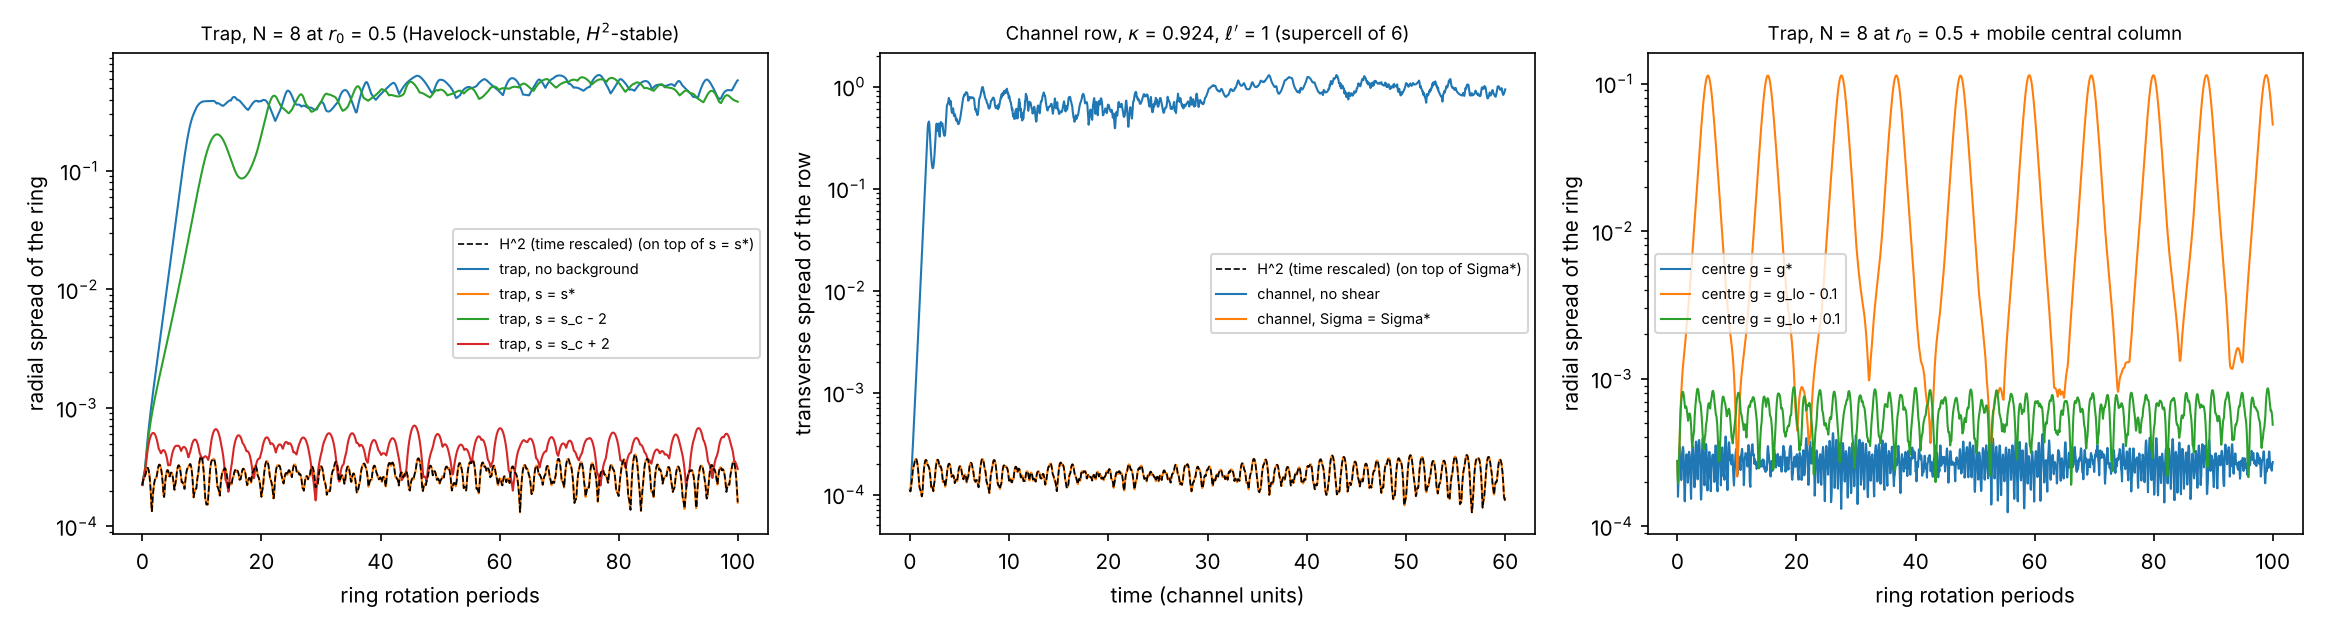

The script that saved this image:
"""Nonlinear design simulations (passive background flow), and the realisable version with a central column.

TRAP. N = 8 columns (circulation 2 pi each) on a ring of radius r0 = 0.5 in a unit-radius trap. Havelock: unstable
(N >= 7). H^2: stable (r0 > r0* = 0.2595). Background: a centrally peaked, monotone (Rayleigh-stable) same-sign vorticity
    zeta_b(r) = A (1 - r^2),  A = 2 s / r0^2,  which has  zeta_mean_inside(r0) - zeta_b(r0) = s = r dOmega_b/dr at r0.
Runs: (i) H^2 itself (disk model, mobility ((1 - r^2)/2)^2); (ii) trap, no background; (iii) trap, s = s*;
(iv) trap, s = s_c - 2 (just below threshold); (v) trap, s = s_c + 2.
CHANNEL. Row at alpha = pi/8 (kappa = 0.924) with spacing l' = 1 (H^2-stable: threshold 0.529), supercell of M = 6,
width pi: (i) H^2 (strip model), (ii) channel, (iii) channel + uniform background vorticity -Sigma* (Couette shear Sigma*).
The background is held fixed (axisymmetric / uniform). For the channel, uniform vorticity is exactly invariant under
any incompressible flow, so (iii) is an exact solution of 2D Euler with point vortices. For the trap a non-uniform
background is not invariant; see active_background.py.
Usage: python nonlinear_sim.py  -> nonlinear_sim.out, nonlinear_sim.png"""
import sys, os; sys.path.insert(0, os.path.dirname(os.path.abspath(__file__)))
import numpy as np
from scipy.integrate import solve_ivp
from ring_blocks import S_window, S_trap, S_H2

# ---------------- trap ----------------
def disk_rhs(mode, N, A=0.0):
    def f(t, Z):
        z = Z[:N] + 1j*Z[N:]
        zi, zj = z[:, None], z[None, :]
        with np.errstate(divide='ignore', invalid='ignore'):
            g = -zj/(1 - np.conj(zi)*zj) - 1/np.conj(zi - zj)
        np.fill_diagonal(g, 0); g = g.sum(axis=1)
        r2 = np.abs(z)**2
        if mode == 'H2':
            m = ((1 - r2)/2)**2
        else:
            m = 1.0
            g += -z/(1 - r2)                         # Robin: grad (1/2) ln(1 - r^2)
            g += -A*(0.5 - r2/4)*z                   # background: U_b' = -A (r/2 - r^3/4), grad = U_b' z/r
        return np.concatenate([m*g.imag, -m*g.real])
    return f

def ring_run(mode, N, r0, A, T, seed=0, eps=1e-4):
    rng = np.random.default_rng(seed); th = 2*np.pi*np.arange(N)/N
    z0 = r0*np.exp(1j*th) + eps*(rng.standard_normal(N) + 1j*rng.standard_normal(N))
    sol = solve_ivp(disk_rhs(mode, N, A), (0, T), np.concatenate([z0.real, z0.imag]), rtol=1e-10, atol=1e-12,
                    dense_output=True, method='DOP853')
    ts = np.linspace(0, T, 2000); Z = sol.sol(ts); z = Z[:N] + 1j*Z[N:]
    # shape deviation: spread of radii and of consecutive angular gaps
    r = np.abs(z); dev = np.maximum(r.max(axis=0) - r.min(axis=0), 0)
    return ts, dev

def trap_rhs_gam(gam):
    gam = np.asarray(gam, float); n = len(gam)
    def f(t, Z):
        z = Z[:n] + 1j*Z[n:]; zi, zj = z[:, None], z[None, :]
        with np.errstate(divide='ignore', invalid='ignore'):
            G = (-zj/(1 - np.conj(zi)*zj) - 1/np.conj(zi - zj))*gam[None, :]
        np.fill_diagonal(G, 0); g = G.sum(axis=1) - gam*z/(1 - np.abs(z)**2)
        return np.concatenate([g.imag, -g.real])
    return f

def center_run(N, r0, g, T, seed=0, eps=1e-4):
    rng = np.random.default_rng(seed); th = 2*np.pi*np.arange(N)/N
    z0 = np.append(r0*np.exp(1j*th), 0) + eps*(rng.standard_normal(N + 1) + 1j*rng.standard_normal(N + 1))
    sol = solve_ivp(trap_rhs_gam(np.append(np.ones(N), g)), (0, T), np.concatenate([z0.real, z0.imag]),
                    rtol=1e-10, atol=1e-12, dense_output=True, method='DOP853')
    ts = np.linspace(0, T, 2000); Z = sol.sol(ts); z = Z[:N] + 1j*Z[N + 1:2*N + 1]
    r = np.abs(z); return ts, r.max(axis=0) - r.min(axis=0)

# ---------------- channel ----------------
def strip_rhs(mode, M, period, Sigma=0.0, J=30):
    ks = np.arange(-J, J + 1)
    def f(t, Z):
        X, Y = Z[:M], Z[M:]
        dx = X[:, None, None] - X[None, :, None] - ks[None, None, :]*period
        dx = np.clip(dx, -600, 600)
        y1, y2 = Y[:, None, None], Y[None, :, None]
        ch, sh = np.cosh(dx), np.sinh(dx)
        P, Q = ch - np.cos(y1 + y2), ch - np.cos(y1 - y2)
        with np.errstate(divide='ignore', invalid='ignore'):
            Wx = 0.5*(sh/P - sh/Q); Wy = 0.5*(np.sin(y1 + y2)/P - np.sin(y1 - y2)/Q)
        self_mask = (np.eye(M)[:, :, None] == 1) & (ks[None, None, :] == 0)
        Wx = np.where(self_mask, 0, Wx); Wy = np.where(self_mask, 0, Wy)
        Wx = np.where(np.eye(M)[:, :, None] == 1, 0, Wx)   # self images exert no x-force
        Hx, Hy = Wx.sum(axis=(1, 2)), Wy.sum(axis=(1, 2))
        if mode == 'H2':
            m = np.sin(Y)**2
        else:
            m = 1.0; Hy = Hy + 0.5/np.tan(Y) + Sigma*Y          # Robin + Couette (U_b' = Sigma y up to a constant)
        return np.concatenate([m*Hy, -m*Hx])
    return f

def row_run(mode, alpha, lp, M, Sigma, T, seed=1, eps=1e-4):
    rng = np.random.default_rng(seed)
    X0 = np.arange(M)*lp + eps*rng.standard_normal(M); Y0 = alpha + eps*rng.standard_normal(M)
    sol = solve_ivp(strip_rhs(mode, M, M*lp, Sigma), (0, T), np.concatenate([X0, Y0]), rtol=1e-9, atol=1e-12,
                    dense_output=True, method='DOP853')
    ts = np.linspace(0, sol.t[-1], 1500); Z = sol.sol(ts)
    return ts, Z[M:].max(axis=0) - Z[M:].min(axis=0)

if __name__ == '__main__':
    out = []; P = lambda *a: (print(*a), out.append(' '.join(str(x) for x in a)))
    N, r0 = 8, 0.5
    Strap0 = S_trap(N, r0, 0.0); s_star = S_H2(N, r0) - Strap0; s_c = S_window(N, r0)[0] - Strap0
    P(f'TRAP N = {N}, r0 = {r0}: s* = {s_star:.4f}, s_c = {s_c:.4f}; background circulation for s*: pi s*/r0^2 = {np.pi*s_star/r0**2:.1f} '
      f'(columns: {2*np.pi*N:.1f})')
    # time unit: one ring rotation period in the trap with s = s* (Omega from the rhs)
    f = disk_rhs('trap', N, 2*s_star/r0**2); z = r0*np.exp(2j*np.pi*np.arange(N)/N)
    Om = f(0, np.concatenate([z.real, z.imag]))[N]/r0; Tp = 2*np.pi/abs(Om)
    scale = ((1 - r0**2)/2)**2
    runs = {'H^2 (time rescaled)': ('H2', 0.0, 1/scale), 'trap, no background': ('trap', 0.0, 1.0),
            'trap, s = s*': ('trap', 2*s_star/r0**2, 1.0),
            'trap, s = s_c - 2': ('trap', 2*(s_c - 2)/r0**2, 1.0), 'trap, s = s_c + 2': ('trap', 2*(s_c + 2)/r0**2, 1.0)}
    res = {}
    for name, (mode, A, tf) in runs.items():
        ts, dev = ring_run(mode, N, r0, A, 100*Tp*tf)
        res[name] = (ts/tf/Tp, dev)
        P(f'  {name:22s}: max radial spread over 100 periods = {dev.max():.2e} (initial {dev[0]:.1e})')
    P(f'  (period Tp = {Tp:.4f} in trap units at s = s*)')
    # channel
    al, lp, M = np.pi/8, 1.0, 6
    from channel_symbol_shim import Sigmas
    Sstar, Sc = Sigmas(al, lp)
    P(f'CHANNEL alpha = pi/8, l\' = {lp}: Sigma* = {Sstar:.4f}, Sigma_c = {Sc:.4f}')
    s2 = np.sin(al)**2; cres = {}
    for name, (mode, Sg, tf) in {'H^2 (time rescaled)': ('H2', 0, 1/s2), 'channel, no shear': ('ch', 0, 1.0),
                                 'channel, Sigma = Sigma*': ('ch', Sstar, 1.0)}.items():
        ts, dev = row_run(mode, al, lp, M, Sg, 60*tf)
        cres[name] = (ts/tf, dev)
        P(f'  {name:24s}: max transverse spread up to t = 60 = {dev.max():.2e} (initial {dev[0]:.1e})')
    # trap with a mobile central column (the realisable design)
    g_star = s_star*r0**2/2; g_lo = s_c*r0**2/2
    P(f'TRAP + CENTRAL COLUMN, N = {N}, r0 = {r0}: g* = {g_star:.4f}, Havelock lower limit g_lo = {g_lo:.4f}')
    f2 = trap_rhs_gam(np.append(np.ones(N), g_star)); z = r0*np.exp(2j*np.pi*np.arange(N)/N)
    Zc = np.concatenate([np.append(z, 0).real, np.append(z, 0).imag]); Om2 = f2(0, Zc)[N + 1]/r0; Tp2 = 2*np.pi/abs(Om2)
    gres = {}
    for name, g in [('centre g = g*', g_star), ('centre g = g_lo - 0.1', g_lo - 0.1), ('centre g = g_lo + 0.1', g_lo + 0.1)]:
        ts, dev = center_run(N, r0, g, 100*Tp2)
        gres[name] = (ts/Tp2, dev)
        P(f'  {name:22s}: max radial spread over 100 periods = {dev.max():.2e} (initial {dev[0]:.1e})')
    open('nonlinear_sim.out', 'w').write('\n'.join(out) + '\n')

    import matplotlib; matplotlib.use('Agg'); import matplotlib.pyplot as plt
    fig, ax = plt.subplots(1, 3, figsize=(15.5, 4.2))
    for name, (t, d) in res.items():
        if name.startswith('H^2'): ax[0].semilogy(t, np.maximum(d, 1e-12), 'k--', label=name + ' (on top of s = s*)', lw=0.8, zorder=5)
        else: ax[0].semilogy(t, np.maximum(d, 1e-12), label=name, lw=1)
    ax[0].set_xlabel('ring rotation periods'); ax[0].set_ylabel('radial spread of the ring')
    ax[0].set_title(f'Trap, N = {N} at $r_0$ = {r0} (Havelock-unstable, $H^2$-stable)', fontsize=9); ax[0].legend(fontsize=7)
    for name, (t, d) in cres.items():
        if name.startswith('H^2'): ax[1].semilogy(t, np.maximum(d, 1e-12), 'k--', label=name + ' (on top of Sigma*)', lw=0.8, zorder=5)
        else: ax[1].semilogy(t, np.maximum(d, 1e-12), label=name, lw=1)
    for name, (t, d) in gres.items():
        ax[2].semilogy(t, np.maximum(d, 1e-12), label=name, lw=1)
    ax[2].set_xlabel('ring rotation periods'); ax[2].set_ylabel('radial spread of the ring')
    ax[2].set_title(f'Trap, N = {N} at $r_0$ = {r0} + mobile central column', fontsize=9); ax[2].legend(fontsize=7)
    ax[1].set_xlabel('time (channel units)'); ax[1].set_ylabel('transverse spread of the row')
    ax[1].set_title(r"Channel row, $\kappa$ = 0.924, $\ell'$ = 1 (supercell of 6)", fontsize=9); ax[1].legend(fontsize=7)
    fig.tight_layout(); fig.savefig('nonlinear_sim.png', dpi=150)
